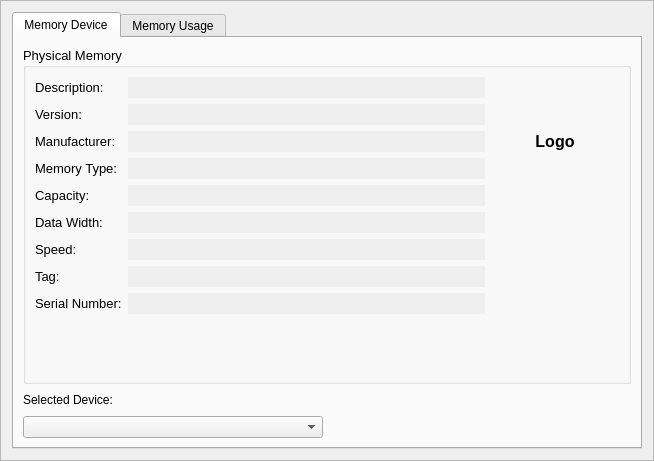
<?xml version="1.0" encoding="UTF-8"?>
<ui version="4.0">
 <class>FrameMemory</class>
 <widget class="QFrame" name="FrameMemory">
  <property name="geometry">
   <rect>
    <x>0</x>
    <y>0</y>
    <width>654</width>
    <height>461</height>
   </rect>
  </property>
  <property name="windowTitle">
   <string>Memory</string>
  </property>
  <property name="frameShape">
   <enum>QFrame::StyledPanel</enum>
  </property>
  <property name="frameShadow">
   <enum>QFrame::Raised</enum>
  </property>
  <layout class="QHBoxLayout" name="horizontalLayout_5">
   <item>
    <widget class="QTabWidget" name="tabWidget">
     <property name="currentIndex">
      <number>0</number>
     </property>
     <widget class="QWidget" name="Tab">
      <attribute name="title">
       <string>Memory Device</string>
      </attribute>
      <layout class="QVBoxLayout" name="verticalLayout">
       <item>
        <widget class="QGroupBox" name="groupBox">
         <property name="sizePolicy">
          <sizepolicy hsizetype="Preferred" vsizetype="Expanding">
           <horstretch>0</horstretch>
           <verstretch>0</verstretch>
          </sizepolicy>
         </property>
         <property name="font">
          <font>
           <pointsize>10</pointsize>
           <weight>50</weight>
           <bold>false</bold>
           <kerning>true</kerning>
          </font>
         </property>
         <property name="title">
          <string>Physical Memory</string>
         </property>
         <property name="flat">
          <bool>false</bool>
         </property>
         <layout class="QHBoxLayout" name="horizontalLayout">
          <item>
           <layout class="QVBoxLayout" name="verticalLayout_4">
            <item>
             <layout class="QGridLayout" name="gridLayout_6">
              <item row="0" column="0">
               <widget class="QLabel" name="label_13">
                <property name="font">
                 <font>
                  <weight>50</weight>
                  <bold>false</bold>
                 </font>
                </property>
                <property name="text">
                 <string>Description:</string>
                </property>
               </widget>
              </item>
              <item row="0" column="1">
               <widget class="QLineEdit" name="lineEditDescription">
                <property name="enabled">
                 <bool>false</bool>
                </property>
                <property name="font">
                 <font>
                  <weight>50</weight>
                  <bold>false</bold>
                 </font>
                </property>
                <property name="autoFillBackground">
                 <bool>false</bool>
                </property>
                <property name="frame">
                 <bool>false</bool>
                </property>
                <property name="readOnly">
                 <bool>false</bool>
                </property>
               </widget>
              </item>
              <item row="1" column="0">
               <widget class="QLabel" name="label_14">
                <property name="font">
                 <font>
                  <weight>50</weight>
                  <bold>false</bold>
                 </font>
                </property>
                <property name="text">
                 <string>Version:</string>
                </property>
               </widget>
              </item>
              <item row="1" column="1">
               <widget class="QLineEdit" name="lineEditVersion">
                <property name="enabled">
                 <bool>false</bool>
                </property>
                <property name="font">
                 <font>
                  <weight>50</weight>
                  <bold>false</bold>
                 </font>
                </property>
                <property name="frame">
                 <bool>false</bool>
                </property>
                <property name="readOnly">
                 <bool>false</bool>
                </property>
               </widget>
              </item>
              <item row="2" column="0">
               <widget class="QLabel" name="label_15">
                <property name="font">
                 <font>
                  <weight>50</weight>
                  <bold>false</bold>
                 </font>
                </property>
                <property name="text">
                 <string>Manufacturer:</string>
                </property>
               </widget>
              </item>
              <item row="2" column="1">
               <widget class="QLineEdit" name="lineEditManufacturer">
                <property name="enabled">
                 <bool>false</bool>
                </property>
                <property name="font">
                 <font>
                  <weight>50</weight>
                  <bold>false</bold>
                 </font>
                </property>
                <property name="frame">
                 <bool>false</bool>
                </property>
                <property name="readOnly">
                 <bool>false</bool>
                </property>
               </widget>
              </item>
              <item row="3" column="0">
               <widget class="QLabel" name="label_16">
                <property name="font">
                 <font>
                  <weight>50</weight>
                  <bold>false</bold>
                 </font>
                </property>
                <property name="text">
                 <string>Memory Type:</string>
                </property>
               </widget>
              </item>
              <item row="3" column="1">
               <widget class="QLineEdit" name="lineEditMemoryType">
                <property name="enabled">
                 <bool>false</bool>
                </property>
                <property name="font">
                 <font>
                  <weight>50</weight>
                  <bold>false</bold>
                 </font>
                </property>
                <property name="frame">
                 <bool>false</bool>
                </property>
                <property name="readOnly">
                 <bool>false</bool>
                </property>
               </widget>
              </item>
              <item row="4" column="0">
               <widget class="QLabel" name="label_17">
                <property name="font">
                 <font>
                  <weight>50</weight>
                  <bold>false</bold>
                 </font>
                </property>
                <property name="text">
                 <string>Capacity:</string>
                </property>
               </widget>
              </item>
              <item row="4" column="1">
               <widget class="QLineEdit" name="lineEditCapacity">
                <property name="enabled">
                 <bool>false</bool>
                </property>
                <property name="font">
                 <font>
                  <weight>50</weight>
                  <bold>false</bold>
                 </font>
                </property>
                <property name="frame">
                 <bool>false</bool>
                </property>
                <property name="readOnly">
                 <bool>false</bool>
                </property>
               </widget>
              </item>
              <item row="5" column="0">
               <widget class="QLabel" name="label_18">
                <property name="font">
                 <font>
                  <weight>50</weight>
                  <bold>false</bold>
                 </font>
                </property>
                <property name="text">
                 <string>Data Width:</string>
                </property>
               </widget>
              </item>
              <item row="5" column="1">
               <widget class="QLineEdit" name="lineEditDataWidth">
                <property name="enabled">
                 <bool>false</bool>
                </property>
                <property name="font">
                 <font>
                  <weight>50</weight>
                  <bold>false</bold>
                 </font>
                </property>
                <property name="frame">
                 <bool>false</bool>
                </property>
                <property name="readOnly">
                 <bool>false</bool>
                </property>
               </widget>
              </item>
              <item row="6" column="0">
               <widget class="QLabel" name="label_19">
                <property name="font">
                 <font>
                  <weight>50</weight>
                  <bold>false</bold>
                 </font>
                </property>
                <property name="text">
                 <string>Speed:</string>
                </property>
               </widget>
              </item>
              <item row="6" column="1">
               <widget class="QLineEdit" name="lineEditSpeed">
                <property name="enabled">
                 <bool>false</bool>
                </property>
                <property name="font">
                 <font>
                  <weight>50</weight>
                  <bold>false</bold>
                 </font>
                </property>
                <property name="frame">
                 <bool>false</bool>
                </property>
                <property name="readOnly">
                 <bool>false</bool>
                </property>
               </widget>
              </item>
              <item row="7" column="0">
               <widget class="QLabel" name="label_20">
                <property name="font">
                 <font>
                  <weight>50</weight>
                  <bold>false</bold>
                 </font>
                </property>
                <property name="text">
                 <string>Tag:</string>
                </property>
               </widget>
              </item>
              <item row="7" column="1">
               <widget class="QLineEdit" name="lineEditTag">
                <property name="enabled">
                 <bool>false</bool>
                </property>
                <property name="font">
                 <font>
                  <weight>50</weight>
                  <bold>false</bold>
                 </font>
                </property>
                <property name="frame">
                 <bool>false</bool>
                </property>
                <property name="readOnly">
                 <bool>false</bool>
                </property>
               </widget>
              </item>
              <item row="8" column="0">
               <widget class="QLabel" name="label_21">
                <property name="font">
                 <font>
                  <weight>50</weight>
                  <bold>false</bold>
                 </font>
                </property>
                <property name="text">
                 <string>Serial Number:</string>
                </property>
               </widget>
              </item>
              <item row="8" column="1">
               <widget class="QLineEdit" name="lineEditSerialNumber">
                <property name="enabled">
                 <bool>false</bool>
                </property>
                <property name="font">
                 <font>
                  <weight>50</weight>
                  <bold>false</bold>
                 </font>
                </property>
                <property name="frame">
                 <bool>false</bool>
                </property>
                <property name="readOnly">
                 <bool>false</bool>
                </property>
               </widget>
              </item>
             </layout>
            </item>
            <item>
             <spacer name="verticalSpacer_2">
              <property name="orientation">
               <enum>Qt::Vertical</enum>
              </property>
              <property name="sizeHint" stdset="0">
               <size>
                <width>20</width>
                <height>40</height>
               </size>
              </property>
             </spacer>
            </item>
           </layout>
          </item>
          <item>
           <layout class="QVBoxLayout" name="verticalLayout_3">
            <item>
             <widget class="QLabel" name="labelLogo">
              <property name="sizePolicy">
               <sizepolicy hsizetype="Fixed" vsizetype="Fixed">
                <horstretch>0</horstretch>
                <verstretch>0</verstretch>
               </sizepolicy>
              </property>
              <property name="minimumSize">
               <size>
                <width>128</width>
                <height>128</height>
               </size>
              </property>
              <property name="maximumSize">
               <size>
                <width>128</width>
                <height>128</height>
               </size>
              </property>
              <property name="font">
               <font>
                <pointsize>12</pointsize>
                <weight>75</weight>
                <bold>true</bold>
               </font>
              </property>
              <property name="frameShape">
               <enum>QFrame::NoFrame</enum>
              </property>
              <property name="text">
               <string>Logo</string>
              </property>
              <property name="alignment">
               <set>Qt::AlignCenter</set>
              </property>
             </widget>
            </item>
            <item>
             <spacer name="verticalSpacer">
              <property name="orientation">
               <enum>Qt::Vertical</enum>
              </property>
              <property name="sizeHint" stdset="0">
               <size>
                <width>20</width>
                <height>40</height>
               </size>
              </property>
             </spacer>
            </item>
           </layout>
          </item>
         </layout>
        </widget>
       </item>
       <item>
        <layout class="QHBoxLayout" name="horizontalLayout_3">
         <item>
          <widget class="QLabel" name="label">
           <property name="text">
            <string>Selected Device:</string>
           </property>
          </widget>
         </item>
         <item>
          <spacer name="horizontalSpacer">
           <property name="orientation">
            <enum>Qt::Horizontal</enum>
           </property>
           <property name="sizeHint" stdset="0">
            <size>
             <width>40</width>
             <height>20</height>
            </size>
           </property>
          </spacer>
         </item>
        </layout>
       </item>
       <item>
        <layout class="QHBoxLayout" name="horizontalLayout_4">
         <item>
          <widget class="QComboBox" name="comboBoxMemoryDevice">
           <property name="minimumSize">
            <size>
             <width>300</width>
             <height>0</height>
            </size>
           </property>
          </widget>
         </item>
         <item>
          <spacer name="horizontalSpacer_2">
           <property name="orientation">
            <enum>Qt::Horizontal</enum>
           </property>
           <property name="sizeHint" stdset="0">
            <size>
             <width>40</width>
             <height>20</height>
            </size>
           </property>
          </spacer>
         </item>
        </layout>
       </item>
      </layout>
     </widget>
     <widget class="QWidget" name="tab_2">
      <attribute name="title">
       <string>Memory Usage</string>
      </attribute>
      <layout class="QVBoxLayout" name="verticalLayout_2">
       <item>
        <widget class="QGroupBox" name="groupBoxMemoryRecords">
         <property name="title">
          <string>Memory Records</string>
         </property>
        </widget>
       </item>
       <item>
        <layout class="QHBoxLayout" name="horizontalLayoutMemory">
         <item>
          <layout class="QGridLayout" name="gridLayout_5">
           <item row="0" column="0">
            <widget class="QGroupBox" name="groupBox_2">
             <property name="minimumSize">
              <size>
               <width>250</width>
               <height>90</height>
              </size>
             </property>
             <property name="maximumSize">
              <size>
               <width>250</width>
               <height>90</height>
              </size>
             </property>
             <property name="font">
              <font>
               <pointsize>10</pointsize>
              </font>
             </property>
             <property name="title">
              <string>Physical Memory(KB)</string>
             </property>
             <layout class="QGridLayout" name="gridLayout">
              <item row="0" column="0">
               <widget class="QLabel" name="label_2">
                <property name="font">
                 <font>
                  <pointsize>9</pointsize>
                 </font>
                </property>
                <property name="text">
                 <string>Total:</string>
                </property>
               </widget>
              </item>
              <item row="0" column="1">
               <widget class="QLabel" name="labelTotal">
                <property name="font">
                 <font>
                  <pointsize>9</pointsize>
                 </font>
                </property>
                <property name="text">
                 <string/>
                </property>
                <property name="alignment">
                 <set>Qt::AlignRight|Qt::AlignTrailing|Qt::AlignVCenter</set>
                </property>
               </widget>
              </item>
              <item row="1" column="0">
               <widget class="QLabel" name="label_7">
                <property name="font">
                 <font>
                  <pointsize>9</pointsize>
                 </font>
                </property>
                <property name="text">
                 <string>Free:</string>
                </property>
               </widget>
              </item>
              <item row="1" column="1">
               <widget class="QLabel" name="labelFree">
                <property name="font">
                 <font>
                  <pointsize>9</pointsize>
                 </font>
                </property>
                <property name="text">
                 <string/>
                </property>
                <property name="alignment">
                 <set>Qt::AlignRight|Qt::AlignTrailing|Qt::AlignVCenter</set>
                </property>
               </widget>
              </item>
              <item row="2" column="0">
               <widget class="QLabel" name="label_5">
                <property name="font">
                 <font>
                  <pointsize>9</pointsize>
                 </font>
                </property>
                <property name="text">
                 <string>System Cache:</string>
                </property>
               </widget>
              </item>
              <item row="2" column="1">
               <widget class="QLabel" name="labelSystemCache">
                <property name="font">
                 <font>
                  <pointsize>9</pointsize>
                 </font>
                </property>
                <property name="text">
                 <string/>
                </property>
                <property name="alignment">
                 <set>Qt::AlignRight|Qt::AlignTrailing|Qt::AlignVCenter</set>
                </property>
               </widget>
              </item>
             </layout>
            </widget>
           </item>
           <item row="0" column="1">
            <widget class="QGroupBox" name="groupBox_3">
             <property name="minimumSize">
              <size>
               <width>250</width>
               <height>0</height>
              </size>
             </property>
             <property name="font">
              <font>
               <pointsize>10</pointsize>
              </font>
             </property>
             <property name="title">
              <string>Virtual Memory(KB)</string>
             </property>
             <layout class="QGridLayout" name="gridLayout_2">
              <item row="0" column="0">
               <widget class="QLabel" name="label_3">
                <property name="font">
                 <font>
                  <pointsize>9</pointsize>
                 </font>
                </property>
                <property name="text">
                 <string>Total:</string>
                </property>
               </widget>
              </item>
              <item row="0" column="1">
               <widget class="QLabel" name="labelVirtualTotal">
                <property name="font">
                 <font>
                  <pointsize>9</pointsize>
                 </font>
                </property>
                <property name="text">
                 <string/>
                </property>
                <property name="alignment">
                 <set>Qt::AlignRight|Qt::AlignTrailing|Qt::AlignVCenter</set>
                </property>
               </widget>
              </item>
              <item row="1" column="0">
               <widget class="QLabel" name="label_6">
                <property name="font">
                 <font>
                  <pointsize>9</pointsize>
                 </font>
                </property>
                <property name="text">
                 <string>Free:</string>
                </property>
               </widget>
              </item>
              <item row="1" column="1">
               <widget class="QLabel" name="labelVirtualFree">
                <property name="font">
                 <font>
                  <pointsize>9</pointsize>
                 </font>
                </property>
                <property name="text">
                 <string/>
                </property>
                <property name="alignment">
                 <set>Qt::AlignRight|Qt::AlignTrailing|Qt::AlignVCenter</set>
                </property>
               </widget>
              </item>
             </layout>
            </widget>
           </item>
           <item row="1" column="0">
            <widget class="QGroupBox" name="groupBox_4">
             <property name="minimumSize">
              <size>
               <width>250</width>
               <height>90</height>
              </size>
             </property>
             <property name="maximumSize">
              <size>
               <width>250</width>
               <height>90</height>
              </size>
             </property>
             <property name="font">
              <font>
               <pointsize>10</pointsize>
              </font>
             </property>
             <property name="title">
              <string>Core Memory(KB)</string>
             </property>
             <layout class="QGridLayout" name="gridLayout_3">
              <item row="0" column="0">
               <widget class="QLabel" name="label_4">
                <property name="font">
                 <font>
                  <pointsize>9</pointsize>
                 </font>
                </property>
                <property name="text">
                 <string>Total:</string>
                </property>
               </widget>
              </item>
              <item row="0" column="1">
               <widget class="QLabel" name="labelCoreTotal">
                <property name="font">
                 <font>
                  <pointsize>9</pointsize>
                 </font>
                </property>
                <property name="text">
                 <string/>
                </property>
                <property name="alignment">
                 <set>Qt::AlignRight|Qt::AlignTrailing|Qt::AlignVCenter</set>
                </property>
               </widget>
              </item>
              <item row="2" column="0">
               <widget class="QLabel" name="label_8">
                <property name="font">
                 <font>
                  <pointsize>9</pointsize>
                 </font>
                </property>
                <property name="text">
                 <string>Unpaged:</string>
                </property>
               </widget>
              </item>
              <item row="2" column="1">
               <widget class="QLabel" name="labelUnpaged">
                <property name="font">
                 <font>
                  <pointsize>9</pointsize>
                 </font>
                </property>
                <property name="text">
                 <string/>
                </property>
                <property name="alignment">
                 <set>Qt::AlignRight|Qt::AlignTrailing|Qt::AlignVCenter</set>
                </property>
               </widget>
              </item>
              <item row="1" column="0">
               <widget class="QLabel" name="label_10">
                <property name="font">
                 <font>
                  <pointsize>9</pointsize>
                 </font>
                </property>
                <property name="text">
                 <string>Paged:</string>
                </property>
               </widget>
              </item>
              <item row="1" column="1">
               <widget class="QLabel" name="labelPaged">
                <property name="font">
                 <font>
                  <pointsize>9</pointsize>
                 </font>
                </property>
                <property name="text">
                 <string/>
                </property>
                <property name="alignment">
                 <set>Qt::AlignRight|Qt::AlignTrailing|Qt::AlignVCenter</set>
                </property>
               </widget>
              </item>
             </layout>
            </widget>
           </item>
           <item row="1" column="1">
            <widget class="QGroupBox" name="groupBox_5">
             <property name="font">
              <font>
               <pointsize>10</pointsize>
              </font>
             </property>
             <property name="title">
              <string>Memory Usage(KB)</string>
             </property>
             <layout class="QGridLayout" name="gridLayout_4">
              <item row="0" column="0">
               <widget class="QLabel" name="label_9">
                <property name="font">
                 <font>
                  <pointsize>9</pointsize>
                 </font>
                </property>
                <property name="text">
                 <string>Total:</string>
                </property>
               </widget>
              </item>
              <item row="0" column="1">
               <widget class="QLabel" name="labelUsageTotal">
                <property name="font">
                 <font>
                  <pointsize>9</pointsize>
                 </font>
                </property>
                <property name="text">
                 <string/>
                </property>
                <property name="alignment">
                 <set>Qt::AlignRight|Qt::AlignTrailing|Qt::AlignVCenter</set>
                </property>
               </widget>
              </item>
              <item row="2" column="0">
               <widget class="QLabel" name="label_11">
                <property name="font">
                 <font>
                  <pointsize>9</pointsize>
                 </font>
                </property>
                <property name="text">
                 <string>Peak:</string>
                </property>
               </widget>
              </item>
              <item row="2" column="1">
               <widget class="QLabel" name="labelMemoryPeak">
                <property name="font">
                 <font>
                  <pointsize>9</pointsize>
                 </font>
                </property>
                <property name="text">
                 <string/>
                </property>
                <property name="alignment">
                 <set>Qt::AlignRight|Qt::AlignTrailing|Qt::AlignVCenter</set>
                </property>
               </widget>
              </item>
              <item row="1" column="0">
               <widget class="QLabel" name="label_12">
                <property name="font">
                 <font>
                  <pointsize>9</pointsize>
                 </font>
                </property>
                <property name="text">
                 <string>Limit:</string>
                </property>
               </widget>
              </item>
              <item row="1" column="1">
               <widget class="QLabel" name="labelMemoryLimit">
                <property name="font">
                 <font>
                  <pointsize>9</pointsize>
                 </font>
                </property>
                <property name="text">
                 <string/>
                </property>
                <property name="alignment">
                 <set>Qt::AlignRight|Qt::AlignTrailing|Qt::AlignVCenter</set>
                </property>
               </widget>
              </item>
             </layout>
            </widget>
           </item>
          </layout>
         </item>
         <item>
          <spacer name="horizontalSpacer_3">
           <property name="orientation">
            <enum>Qt::Horizontal</enum>
           </property>
           <property name="sizeHint" stdset="0">
            <size>
             <width>40</width>
             <height>20</height>
            </size>
           </property>
          </spacer>
         </item>
        </layout>
       </item>
      </layout>
     </widget>
    </widget>
   </item>
  </layout>
 </widget>
 <resources/>
 <connections/>
</ui>
